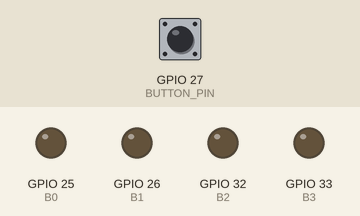
A sketch run on a simulated ESP32. On the bench: output pins drawn as LEDs (lit = HIGH). The inputs (shaded band) are chosen by the test bench; at power-on: GPIO 27 (BUTTON_PIN) HIGH.

Above: at 1.2 s.
1.3 s: GPIO 27 (BUTTON_PIN) pulled LOW for 0.15 s
At 2.1 s:
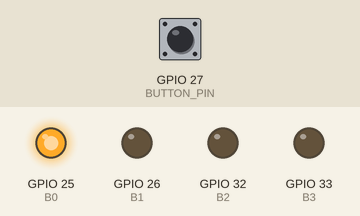
3.0 s: GPIO 27 (BUTTON_PIN) pulled LOW for 1 s
At 4.6 s:
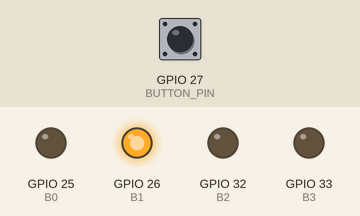
5.5 s: GPIO 27 (BUTTON_PIN) pulled LOW for 0.15 s
At 6.5 s:
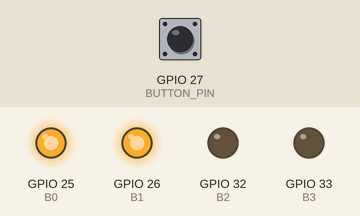
7.2 s: GPIO 27 (BUTTON_PIN) pulled LOW for 3.2 s
At 11.6 s:
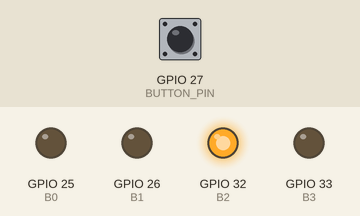
11.9 s: GPIO 27 (BUTTON_PIN) pulled LOW for 0.15 s
At 12.5 s:
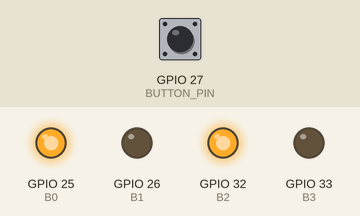
13.6 s: GPIO 27 (BUTTON_PIN) pulled LOW for 1 s
At 15.1 s:
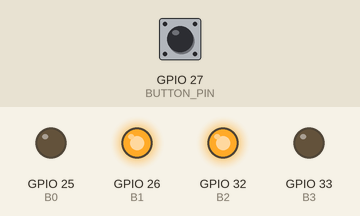
Timing chart, 0 to 16.6 s (numbered marks = the images above; inputs shaded):
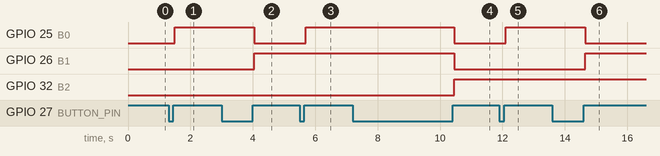

Measured:
- after the input at 1.3 s, GPIO 25 (B0): LOW → HIGH after 0.20 s
- after the input at 3.0 s, GPIO 25 (B0): HIGH → LOW after 1.1 s; GPIO 26 (B1): LOW → HIGH after 1.1 s
- after the input at 5.5 s, GPIO 25 (B0): LOW → HIGH after 0.20 s
- after the input at 7.2 s, GPIO 25 (B0), GPIO 26 (B1): HIGH → LOW after 3.3 s; GPIO 32 (B2): LOW → HIGH after 3.3 s
- after the input at 11.9 s, GPIO 25 (B0): LOW → HIGH after 0.20 s
- after the input at 13.6 s, GPIO 25 (B0): HIGH → LOW after 1.1 s; GPIO 26 (B1): LOW → HIGH after 1.1 s

The sketch:

Contador_Binario.ino
```cpp
#define B0 25
#define B1 26
#define B2 32
#define B3 33

#define BUTTON_PIN 27

int contador;
int mask = 0x01;

void setup(){
  pinMode(B0, OUTPUT);
  pinMode(B1, OUTPUT);
  pinMode(B2, OUTPUT);
  pinMode(B3, OUTPUT);
  pinMode(BUTTON_PIN, INPUT_PULLUP);

  contador = 0;
}

void loop() {
  if (contador & mask){
    digitalWrite(B0, HIGH);
  } else{
    digitalWrite(B0, LOW);
  }
  if (contador>>1 & mask){
    digitalWrite(B1, HIGH);
  } else{
    digitalWrite(B1, LOW);
  }
  if (contador>>2 & mask){
    digitalWrite(B2, HIGH);
  } else{
    digitalWrite(B2, LOW);
  }
  if (contador>>3 & mask){
    digitalWrite(B3, HIGH);
  } else{
    digitalWrite(B3, LOW);
  }

  // Incremento
  int estadoBoton = digitalRead(BUTTON_PIN); //Estado del boton
  if(estadoBoton == LOW){ //Esta presionado
    // Lo presiono
    delay(50); // Quita rebote
    while(estadoBoton == LOW){ // Espera a que deje de presionar
      estadoBoton = digitalRead(BUTTON_PIN);
  }
  // Lo dejo de presionar
  delay(50); // Quita rebote
  contador = (contador+1)%16; //Solo puede llegar a 15
  }
}
```
